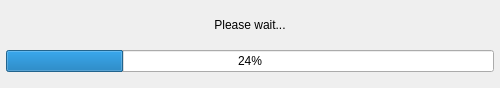
<?xml version="1.0" encoding="UTF-8"?>
<ui version="4.0">
 <class>progress_dialog</class>
 <widget class="QDialog" name="progress_dialog">
  <property name="geometry">
   <rect>
    <x>0</x>
    <y>0</y>
    <width>500</width>
    <height>88</height>
   </rect>
  </property>
  <property name="minimumSize">
   <size>
    <width>500</width>
    <height>0</height>
   </size>
  </property>
  <property name="windowTitle">
   <string>Hexrd</string>
  </property>
  <layout class="QGridLayout" name="gridLayout">
   <property name="leftMargin">
    <number>6</number>
   </property>
   <property name="topMargin">
    <number>6</number>
   </property>
   <property name="rightMargin">
    <number>6</number>
   </property>
   <property name="bottomMargin">
    <number>6</number>
   </property>
   <item row="0" column="0">
    <widget class="QLabel" name="progress_label">
     <property name="text">
      <string>Please wait...</string>
     </property>
     <property name="alignment">
      <set>Qt::AlignCenter</set>
     </property>
    </widget>
   </item>
   <item row="1" column="0">
    <widget class="QProgressBar" name="progress_bar">
     <property name="value">
      <number>24</number>
     </property>
    </widget>
   </item>
   <item row="2" column="0">
    <layout class="QVBoxLayout" name="messages_widget_layout">
     <item>
      <spacer name="verticalSpacer">
       <property name="orientation">
        <enum>Qt::Vertical</enum>
       </property>
       <property name="sizeType">
        <enum>QSizePolicy::Fixed</enum>
       </property>
       <property name="sizeHint" stdset="0">
        <size>
         <width>20</width>
         <height>10</height>
        </size>
       </property>
      </spacer>
     </item>
    </layout>
   </item>
  </layout>
 </widget>
 <resources/>
 <connections/>
</ui>
